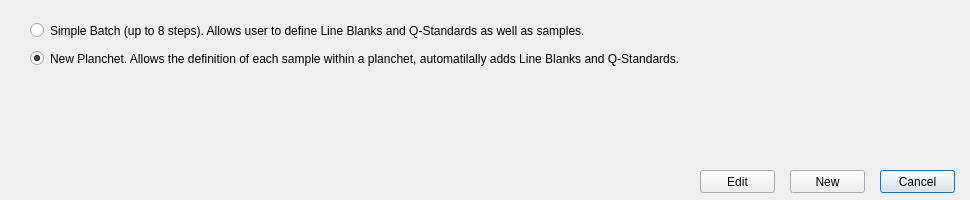
<?xml version="1.0" encoding="UTF-8"?>
<ui version="4.0">
 <author>Gary Twinn gary@twinn.net</author>
 <class>dialogNewBatch</class>
 <widget class="QDialog" name="dialogNewBatch">
  <property name="windowModality">
   <enum>Qt::ApplicationModal</enum>
  </property>
  <property name="geometry">
   <rect>
    <x>0</x>
    <y>0</y>
    <width>970</width>
    <height>200</height>
   </rect>
  </property>
  <property name="sizePolicy">
   <sizepolicy hsizetype="Fixed" vsizetype="Fixed">
    <horstretch>0</horstretch>
    <verstretch>0</verstretch>
   </sizepolicy>
  </property>
  <property name="minimumSize">
   <size>
    <width>970</width>
    <height>200</height>
   </size>
  </property>
  <property name="maximumSize">
   <size>
    <width>970</width>
    <height>200</height>
   </size>
  </property>
  <property name="windowTitle">
   <string>New Batch</string>
  </property>
  <property name="windowIcon">
   <iconset resource="main.qrc">
    <normaloff>:/main/iconGTRun.svg</normaloff>:/main/iconGTRun.svg</iconset>
  </property>
  <property name="styleSheet">
   <string notr="true">font: 10pt &quot;Segoe UI&quot;;</string>
  </property>
  <widget class="QPushButton" name="btnClose">
   <property name="geometry">
    <rect>
     <x>880</x>
     <y>170</y>
     <width>75</width>
     <height>23</height>
    </rect>
   </property>
   <property name="focusPolicy">
    <enum>Qt::TabFocus</enum>
   </property>
   <property name="text">
    <string>Cancel</string>
   </property>
  </widget>
  <widget class="QPushButton" name="btnNew">
   <property name="geometry">
    <rect>
     <x>790</x>
     <y>170</y>
     <width>75</width>
     <height>23</height>
    </rect>
   </property>
   <property name="toolTip">
    <string>create a new batch (will discard the current batch)</string>
   </property>
   <property name="text">
    <string>New</string>
   </property>
  </widget>
  <widget class="QRadioButton" name="radioNewSimple">
   <property name="geometry">
    <rect>
     <x>30</x>
     <y>20</y>
     <width>921</width>
     <height>21</height>
    </rect>
   </property>
   <property name="text">
    <string>Simple Batch (up to 8 steps). Allows user to define Line Blanks and Q-Standards as well as samples.</string>
   </property>
   <property name="checked">
    <bool>false</bool>
   </property>
  </widget>
  <widget class="QRadioButton" name="radioNewPlanchet">
   <property name="geometry">
    <rect>
     <x>30</x>
     <y>50</y>
     <width>941</width>
     <height>17</height>
    </rect>
   </property>
   <property name="text">
    <string>New Planchet. Allows the definition of each sample within a planchet, automatilally adds Line Blanks and Q-Standards. </string>
   </property>
   <property name="checked">
    <bool>true</bool>
   </property>
  </widget>
  <widget class="QPushButton" name="btnEdit">
   <property name="geometry">
    <rect>
     <x>700</x>
     <y>170</y>
     <width>75</width>
     <height>23</height>
    </rect>
   </property>
   <property name="toolTip">
    <string>Edit the current batch</string>
   </property>
   <property name="text">
    <string>Edit</string>
   </property>
  </widget>
  <widget class="QLabel" name="lblMessage">
   <property name="geometry">
    <rect>
     <x>40</x>
     <y>80</y>
     <width>911</width>
     <height>81</height>
    </rect>
   </property>
   <property name="font">
    <font>
     <family>Segoe UI</family>
     <pointsize>10</pointsize>
     <italic>false</italic>
     <bold>false</bold>
    </font>
   </property>
   <property name="styleSheet">
    <string notr="true">color: rgb(255, 0, 0);</string>
   </property>
   <property name="text">
    <string/>
   </property>
   <property name="scaledContents">
    <bool>true</bool>
   </property>
   <property name="wordWrap">
    <bool>true</bool>
   </property>
  </widget>
 </widget>
 <tabstops>
  <tabstop>btnEdit</tabstop>
  <tabstop>btnNew</tabstop>
  <tabstop>btnClose</tabstop>
  <tabstop>radioNewSimple</tabstop>
  <tabstop>radioNewPlanchet</tabstop>
 </tabstops>
 <resources>
  <include location="main.qrc"/>
 </resources>
 <connections/>
</ui>
